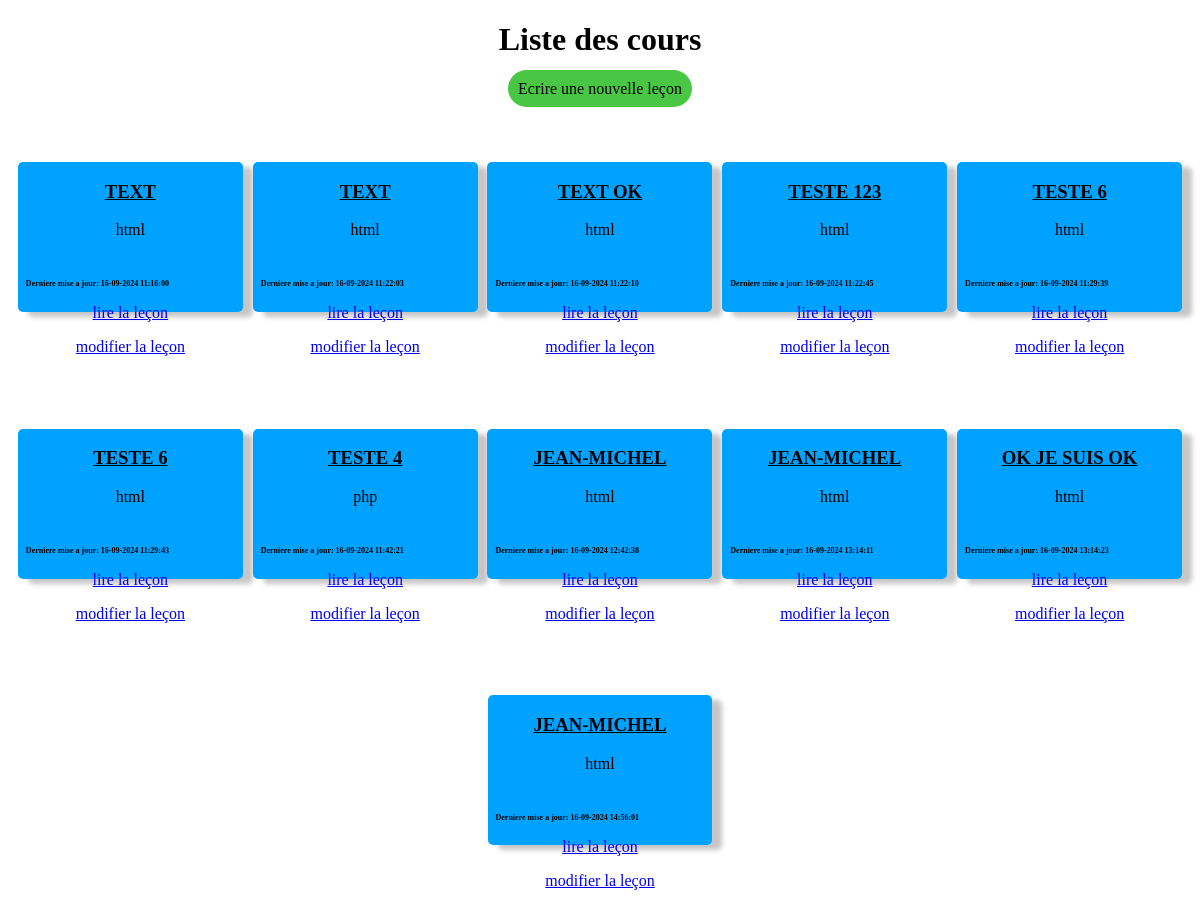
Before: / with the older database file.
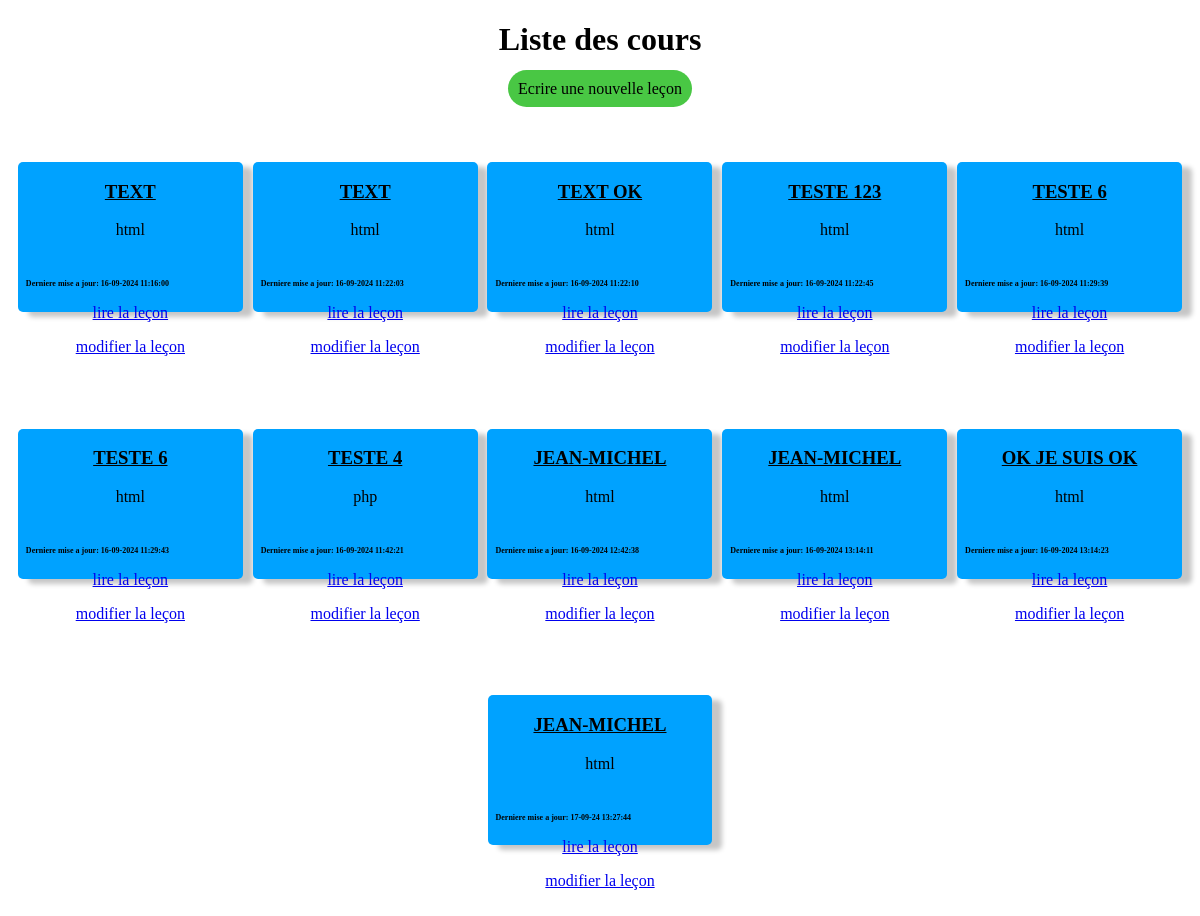
After: the same page with the newer database file.
### tables this page shows
CREATE TABLE "lesson" (
	"lesson_id"	INTEGER,
	"lesson_name"	TEXT,
	"lesson_category"	TEXT,
	"lesson_content"	TEXT,
	"lesson_modify_at"	TEXT,
	PRIMARY KEY("lesson_id" AUTOINCREMENT)
);

### index.php (the view, shortened to what this page needs)
<?php
    $pdo = new PDO('sqlite:'.dirname(__FILE__).'/data.sqlite');
    $pdo->setAttribute(PDO::ATTR_DEFAULT_FETCH_MODE, PDO::FETCH_ASSOC);
    $sql = "SELECT * FROM lesson ";
    $stmt = $pdo->query($sql);
    $lessons =$stmt->fetchAll();
?>
<!DOCTYPE html>
<html lang="fr">
<head>
    <link rel="stylesheet" href="css/style.css">
</head>
<body>
    <h1 class = "center">Liste des cours</h1>
    <div class="center">
    <a class="lien-bouton" href="new_lesson.php">Ecrire une nouvelle leçon</a>
    </div>
    <div class= "container">
      <?php
        foreach($lessons as $lesson ){
            $maj = mb_strtoupper($lesson['lesson_name']);
            echo
            "<div class= flex-test>
                 <h3 class='center'><a class='link-card' href='lesson.php?id=$lesson[lesson_id]'>$maj</a></h3>
                 <p class='center'>$lesson[lesson_category]</p>
                 <p class='date'> Derniere mise a jour: $lesson[lesson_modify_at]</p>
                 <p class='center'><a href='lesson_read.php?id=$lesson[lesson_id]'>lire la leçon</a></p>
                <p class='center'><a href='lesson.php?id=$lesson[lesson_id]'>modifier la leçon</a></p>
        </div>";
        }
    ?>
    </div>
</body>
</html>

Changed rows visible on the page:
changed lesson (number 11 of 11 on the later page): lesson_modify_at "16-09-2024 14:56:01" → "17-09-24 13:27:44"
